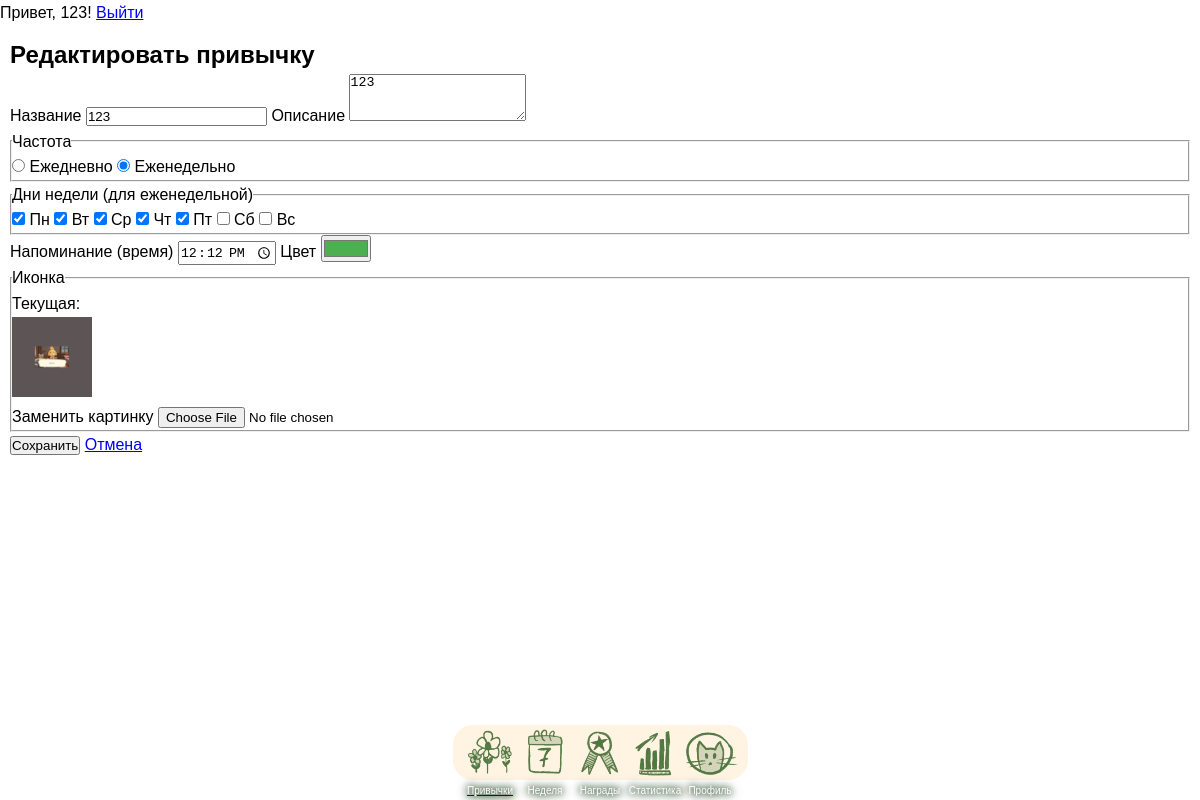
The page /habits/1/edit (signed in) on the database its author committed.
### app/models.py (models this page shows, shortened)
class User(UserMixin, db.Model):
    __tablename__ = 'users'
    id = db.Column(db.Integer, primary_key=True)
    email = db.Column(db.String(120), unique=True, nullable=False)
    username = db.Column(db.String(80), nullable=False)
    password_hash = db.Column(db.String(255), nullable=False)
    avatar_url = db.Column(db.String(255), nullable=True)
    experience = db.Column(db.Integer, default=0, nullable=False)
    created_at = db.Column(db.DateTime, default=datetime.utcnow, nullable=False)
    is_admin = db.Column(db.Boolean, default=False, nullable=False)
    habits = db.relationship('Habit', backref='user', lazy=True, cascade='all, delete-orphan')
    habit_logs = db.relationship('HabitLog', backref='user', lazy=True, cascade='all, delete-orphan')
    achievements = db.relationship('Achievement', backref='user', lazy=True, cascade='all, delete-orphan')
    rewards = db.relationship('Reward', backref='user', lazy=True, cascade='all, delete-orphan')

class Habit(db.Model):
    __tablename__ = 'habits'
    id = db.Column(db.Integer, primary_key=True)
    user_id = db.Column(db.Integer, db.ForeignKey('users.id'), nullable=False)
    category_id = db.Column(db.Integer, db.ForeignKey('categories.id'), nullable=True)
    title = db.Column(db.String(120), nullable=False)
    description = db.Column(db.Text, nullable=True)
    icon = db.Column(db.String(255), nullable=True)  # path relative to /static, e.g. 'uploads/habits/xyz.jpg'
    frequency = db.Column(db.String(20), nullable=False)  # 'daily' / 'weekly'
    target_days = db.Column(JSON, nullable=True)  # list[int], e.g. [1, 3, 5]
    reminder_time = db.Column(db.Time, nullable=True)
    color = db.Column(db.String(20), default='#4CAF50', nullable=False)
    is_active = db.Column(db.Boolean, default=True, nullable=False)
    created_at = db.Column(db.DateTime, default=datetime.utcnow, nullable=False)
    logs = db.relationship('HabitLog', backref='habit', lazy=True, cascade='all, delete-orphan')

### app/routes.py (the view, shortened to what this page needs)
@main.route('/habits/<int:habit_id>/edit', methods=['GET', 'POST'])
@login_required
def habit_edit(habit_id):
    habit = _get_own_habit_or_404(habit_id)
    return render_template('habit_form.html', mode='edit', habit=habit, form_action=url_for('main.habit_edit', habit_id=habit.id))

### app/models.py (called while the page is built)
@login_manager.user_loader
def load_user(user_id: str):
    return User.query.get(int(user_id))

### app/routes.py (called while the page is built)
def _get_own_habit_or_404(habit_id: int) -> Habit:
    habit = Habit.query.get_or_404(habit_id)
    if habit.user_id != current_user.id:
        abort(403)
    return habit

### app/templates/habit_form.html (shortened to what this page needs)
{% extends 'base.html' %}
{% set h = habit %}
{% set target_days = (h.target_days if h else []) or [] %}
{% set days_labels = [(1,'Пн'),(2,'Вт'),(3,'Ср'),(4,'Чт'),(5,'Пт'),(6,'Сб'),(7,'Вс')] %}
{% block content %}
<section class="habit-form-page">
    <h1>{% if mode == 'edit' %}Редактировать привычку{% else %}Новая привычка{% endif %}</h1>
    <form method="POST" action="{{ form_action }}" class="habit-form" enctype="multipart/form-data">
        <label>
            Название
            <input type="text" name="title" required maxlength="120"
                   value="{{ h.title if h else '' }}">
        </label>
        <label>
            Описание
            <textarea name="description" rows="3">{{ h.description if h and h.description else '' }}</textarea>
        </label>
        <fieldset>
            <legend>Частота</legend>
            <label>
                <input type="radio" name="frequency" value="daily"
                       {% if not h or h.frequency == 'daily' %}checked{% endif %}>
                Ежедневно
            </label>
            <label>
                <input type="radio" name="frequency" value="weekly"
                       {% if h and h.frequency == 'weekly' %}checked{% endif %}>
                Еженедельно
            </label>
        </fieldset>
        <fieldset>
            <legend>Дни недели (для еженедельной)</legend>
            {% for num, label in days_labels %}
                <label>
                    <input type="checkbox" name="target_days" value="{{ num }}"
                           {% if num in target_days %}checked{% endif %}>
                    {{ label }}
                </label>
            {% endfor %}
        </fieldset>
        <label>
            Напоминание (время)
            <input type="time" name="reminder_time"
                   value="{{ h.reminder_time.strftime('%H:%M') if h and h.reminder_time else '' }}">
        </label>
        <label>
            Цвет
            <input type="color" name="color"
                   value="{{ h.color if h and h.color else '#4CAF50' }}">
        </label>
        <fieldset>
            <legend>Иконка</legend>
            {% if h and h.icon %}
                <div class="icon-preview">
                    <p>Текущая:</p>
                    <img src="{{ url_for('static', filename=h.icon) }}" alt="" style="max-width:80px">
                </div>
            {% endif %}
            <label>
                {% if h and h.icon %}Заменить картинку{% else %}Загрузить картинку{% endif %}
                <input type="file" name="icon" accept="image/png,image/jpeg,image/gif,image/webp">
            </label>
        </fieldset>
        <button type="submit">
            {% if mode == 'edit' %}Сохранить{% else %}Создать{% endif %}
        </button>
        <a href="{{ url_for('main.habits') }}">Отмена</a>
    </form>
</section>
{% endblock %}

### app/templates/base.html (shortened to what this page needs)
<!DOCTYPE html>
<html lang="en">
<head>
    <link rel="stylesheet" href="{{ url_for('static', filename='css/style.css') }}">
    <link rel="stylesheet" href="{{ url_for('static', filename='css/habits.css') }}">
</head>
<body>
    <header id="auth-bar">
        {% if current_user.is_authenticated %}
            <span>Привет, {{ current_user.username }}{% if current_user.is_admin %} (admin){% endif %}!</span>
            <a href="{{ url_for('auth.logout') }}">Выйти</a>
        {% else %}
            <a href="{{ url_for('auth.login') }}">Войти</a>
            <a href="{{ url_for('auth.register') }}">Регистрация</a>
        {% endif %}
    </header>
    <main>
        {% block content %}{% endblock %}
    </main>
<div id="main-menu">
    <div id="dock">
        <a href="{{ url_for('main.habits') }}">
            <div class="dock-button">
                <img src="{{ url_for('static', filename='images/dock/habits_icon.png') }}" alt="">
                <p>Привычки</p>
            </div>
        </a>
        <div class="dock-button">
            <img src="{{ url_for('static', filename='images/dock/week_icon.png') }}" alt="">
            <p>Неделя</p>
        </div>
        <div class="dock-button">
            <img src="{{ url_for('static', filename='images/dock/achievements_icon.png') }}" alt="">
            <p>Награды</p>
        </div>
        <div class="dock-button">
            <img src="{{ url_for('static', filename='images/dock/statistics_icon.png') }}" alt="">
            <p>Статистика</p>
        </div>
        <div class="dock-button">
            <img src="{{ url_for('static', filename='images/dock/user_icon.png') }}" alt="">
            <p>Профиль</p>
        </div>
    </div>
</div>
</body>
</html>

### app/static/css/style.css (style rules this page uses)
:root { --dark-green: #284627; }
* { margin: 0; padding: 0; box-sizing: border-box; }
body { font-family: Arial; line-height: 1.6; }
main { padding: 10px; }
#main-menu { z-index: 100; width: 100%; position: fixed; bottom: 20px; }
#dock { margin: auto; padding: 0 10px 0 10px; height: 55px; width: max-content; display: flex; justify-content: center; align-items: flex-end; background-color: rgb(255, 243, 226); border-radius: 20px; }
.dock-button { height: 55px; width: 55px; transition: all ease 0.2s; }
.dock-button p { margin-top: -5px; font-size: 10px; text-align: center; color: white; filter: drop-shadow(0 0 3px var(--dark-green)) drop-shadow(0 0 5px var(--dark-green)); }
.dock-button img { width: 100%; }

### rows shown on the page
User: username "123"
Habit: title "123", description "123", frequency "☐ Ежедневно", frequency "☑ Еженедельно", reminder_time "12:12", color "#4caf50", icon (picture)

### other values the page prints
{{ label }} "Пн" "Вт" "Ср" "Чт" "Пт" "Сб" "Вс"
